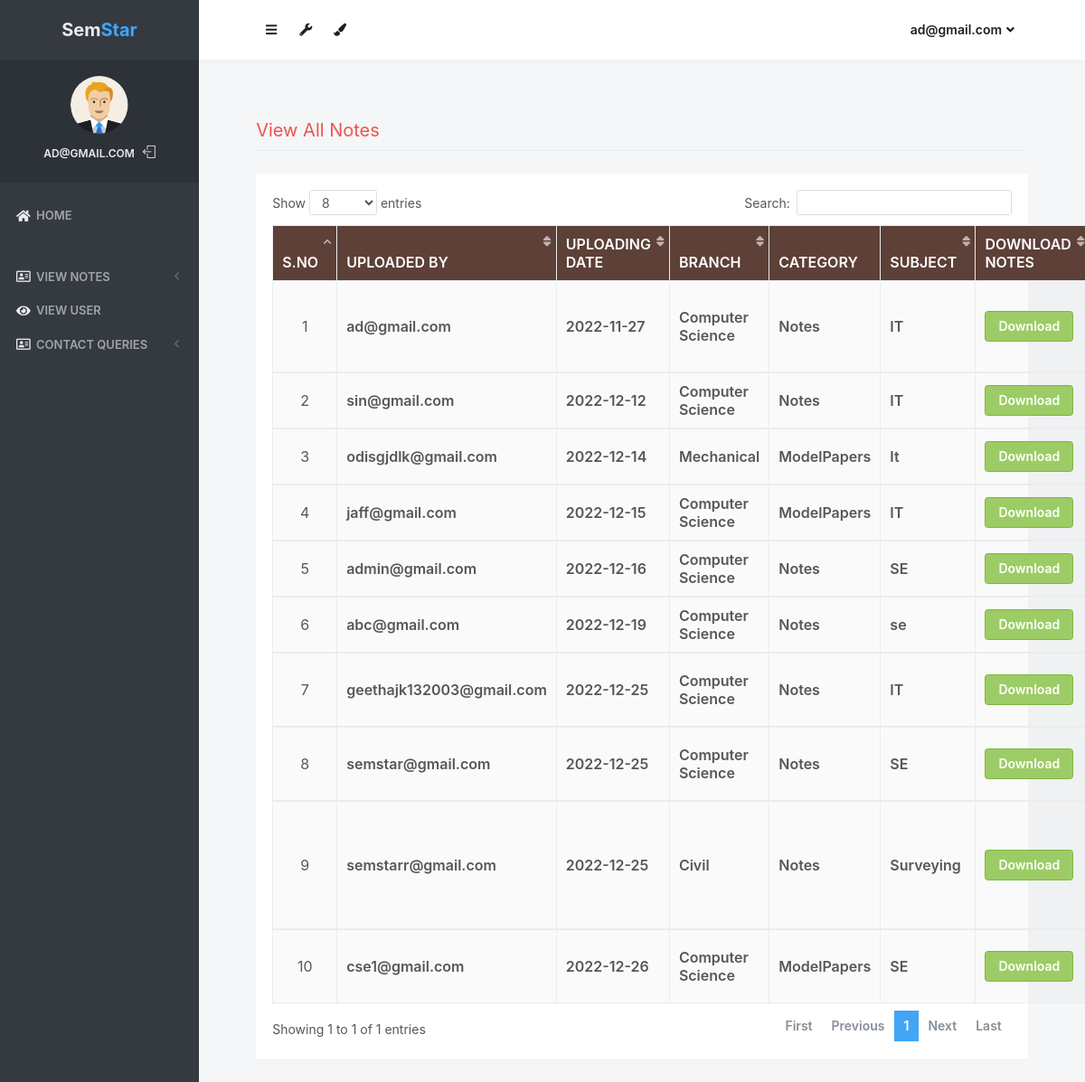
/all_notes (signed in), run on the app's committed database.
### notes/models.py (models this page shows, shortened)
class Notes(models.Model):
    user = models.ForeignKey(User,on_delete=models.CASCADE)
    uploadingdate = models.CharField(max_length=30)
    branch = models.CharField(max_length=30)
    subject = models.CharField(max_length=30)
    notesfile = models.FileField(null=True)
    filetype = models.CharField(max_length=30)
    description = models.CharField(max_length=200, null=True)
    status = models.CharField(max_length=15)
    category=models.CharField(max_length=30)

### notes/views.py (the view)
# urls.py: path('all_notes', all_notes, name='all_notes'),
def all_notes(request):
    if not request.user.is_authenticated:
        return redirect('login_admin')
    notes = Notes.objects.all()
    d = {'notes':notes}
    return render(request, 'all_notes.html',d)

### notes/templates/all_notes.html (shortened to what this page needs)
{% load static %}
<html lang="en" class="no-focus">
    <head>
        <link rel="stylesheet" href="{% static 'js/plugins/datatables/dataTables.bootstrap4.min.css' %}">
        <link rel="stylesheet" id="css-main" href="{% static 'css1/codebase.min.css' %}">
    </head>
    <body>
        <div id="page-container" class="sidebar-o sidebar-inverse side-scroll page-header-fixed main-content-narrow">
         {% include "sidebar.html" %}
            {% include "admin_nav.html" %}
            <main id="main-container">
                <div class="content">
                    <h2 class="content-heading text-danger">View All Notes</h2>
                    <div class="block">
                        <div class="block-content block-content-full">
                            <table class="table table-bordered table-striped table-vcenter js-dataTable-full-pagination" style="width:100%">
                                <thead class="text-white" style="background-color : #5d4037;">
                                    <tr>
                                        <th class="text-center">S.No</th>
                                        <th class="d-none d-sm-table-cell">Uploaded By</th>
                                        <th class="d-none d-sm-table-cell">Uploading Date</th>
                                        <th class="d-none d-sm-table-cell">Branch</th>
                                        <th class="d-none d-sm-table-cell">Category</th>
                                        <th class="d-none d-sm-table-cell">Subject</th>
                                        <th class="d-none d-sm-table-cell">Download Notes</th>
                                    </tr>
                                </thead>
                                {% for i in notes %}
                                <tbody>
                                    <tr>
                                        <td class="text-center">{{forloop.counter}}</td>
                                        <td class="font-w600">{{i.user.username}}</td>
					<td class="font-w600">{{i.uploadingdate}}</td>
					<td class="font-w600">{{i.branch}}</td>
                    <td class="font-w600">{{i.category}}</td>
					<td class="font-w600">{{i.subject}}</td>
					<td class="font-w600"><a href="{{i.notesfile.url}}" class="btn btn-success" download>Download</a></td>
                                    </tr>
                                        {% endfor %}
                                </tbody>
                            </table>
                        </div>
                    </div>
                </div>
            </main>
        </div>
 <link rel="stylesheet" href="https://use.fontawesome.com/releases/v5.6.3/css/all.css">
    </body>
</html>

### notes/templates/sidebar.html (shortened to what this page needs)
{% load static %}
   <nav id="sidebar">
                <div id="sidebar-scroll">
                    <div class="sidebar-content">
                        <div class="content-header content-header-fullrow px-15">
                            <div class="content-header-section text-center align-parent sidebar-mini-hidden">
                                <div class="content-header-item">
                                    <a class="link-effect font-w700" href="{% url 'admin_home' %}">
                                           <span class="font-size-xl text-dual-primary-dark">Sem</span><span class="font-size-xl text-primary">Star</span>
                                    </a>
                                </div>
                            </div>
                        </div>
                        <div class="content-side content-side-full content-side-user px-10 align-parent">
                            <div class="sidebar-mini-hidden-b text-center">
                                <a class="img-link" href="be_pages_generic_profile.html">
                                    <img class="img-avatar" src="{% static 'img/avatars/user1.png' %}" alt="">
                                </a>
                                <ul class="list-inline mt-10">
                                    <li class="list-inline-item">
                                        <a class="link-effect text-dual-primary-dark font-size-xs font-w600 text-uppercase" href="{% url 'admin_home' %}">{{ request.user.username }}</a>
                                    </li>
                                    <li class="list-inline-item">
                                        <a class="link-effect text-dual-primary-dark" href="{% url 'logout' %}">
                                            <i class="si si-logout"></i>
                                        </a>
                                    </li>
                                </ul>
                            </div>
                        </div>
                        <div class="content-side content-side-full">
                            <ul class="nav-main">
                                <li class="open">
                                    <a href="{% url 'admin_home' %}"><i class="fas fa-home"></i><span class="sidebar-mini-hide">Home</span></a>
                                </li>
                                <li class="nav-main-heading"><span class="sidebar-mini-visible">UI</span></li>
                                <li>
                                    <a class="nav-submenu" data-toggle="nav-submenu"><i class="far fa-address-card"></i>View Notes</a>
                                </li>
                                <li>
                                    <a  href="{% url 'view_users' %}"><i class="fas fa-eye"></i><span class="sidebar-mini-hide">View User</span></a>
                                </li>
                                <li>
                                    <a class="nav-submenu" data-toggle="nav-submenu"><i class="far fa-address-card"></i>Contact Queries</a>
                                </li>
                           </ul>
                        </div>
                    </div>
                </div>
            </nav>

### notes/templates/admin_nav.html (shortened to what this page needs)
{% load static %}
            <header id="page-header">
                <div class="content-header">
                    <div class="content-header-section">
                        <button type="button" class="btn btn-circle btn-dual-secondary" data-toggle="layout" data-action="sidebar_toggle">
                            <i class="fa fa-navicon"></i>
                        </button>
                        <div class="btn-group" role="group">
                            <button type="button" class="btn btn-circle btn-dual-secondary" id="page-header-options-dropdown" data-toggle="dropdown" aria-haspopup="true" aria-expanded="false">
                                <i class="fa fa-wrench"></i>
                            </button>
                        </div>
                        <div class="btn-group" role="group">
                            <button type="button" class="btn btn-circle btn-dual-secondary" id="page-header-themes-dropdown" data-toggle="dropdown" aria-haspopup="true" aria-expanded="false">
                                <i class="fa fa-paint-brush"></i>
                            </button>
                        </div>
                    </div>
                    <div class="content-header-section">
                        <div class="btn-group" role="group">
                            <button type="button" class="btn btn-rounded btn-dual-secondary" id="page-header-user-dropdown" data-toggle="dropdown" aria-haspopup="true" aria-expanded="false">
                                {{ request.user.username}}<i class="fa fa-angle-down ml-5"></i>
                            </button>
                        </div>
                    </div>
                </div>
            </header>

### data on the page
Notes: user.username "ad@gmail.com", uploadingdate "2022-11-27", branch "Computer Science", category "Notes", subject "IT"
Notes: user.username "sin@gmail.com", uploadingdate "2022-12-12", branch "Computer Science", category "Notes", subject "IT"
Notes: user.username "odisgjdlk@gmail.com", uploadingdate "2022-12-14", branch "Mechanical", category "ModelPapers", subject "It"
Notes: user.username "jaff@gmail.com", uploadingdate "2022-12-15", branch "Computer Science", category "ModelPapers", subject "IT"
Notes: user.username "admin@gmail.com", uploadingdate "2022-12-16", branch "Computer Science", category "Notes", subject "SE"
Notes: user.username "abc@gmail.com", uploadingdate "2022-12-19", branch "Computer Science", category "Notes", subject "se"
Notes: user.username "geethajk132003@gmail.com", uploadingdate "2022-12-25", branch "Computer Science", category "Notes", subject "IT"
Notes: user.username "semstar@gmail.com", uploadingdate "2022-12-25", branch "Computer Science", category "Notes", subject "SE"
Notes: user.username "semstarr@gmail.com", uploadingdate "2022-12-25", branch "Civil", category "Notes", subject "Surveying"
Notes: user.username "cse1@gmail.com", uploadingdate "2022-12-26", branch "Computer Science", category "ModelPapers", subject "SE"

### other printed values
{{ request.user.username }} "AD@GMAIL.COM"
{{ request.user.username }} "ad@gmail.com"
